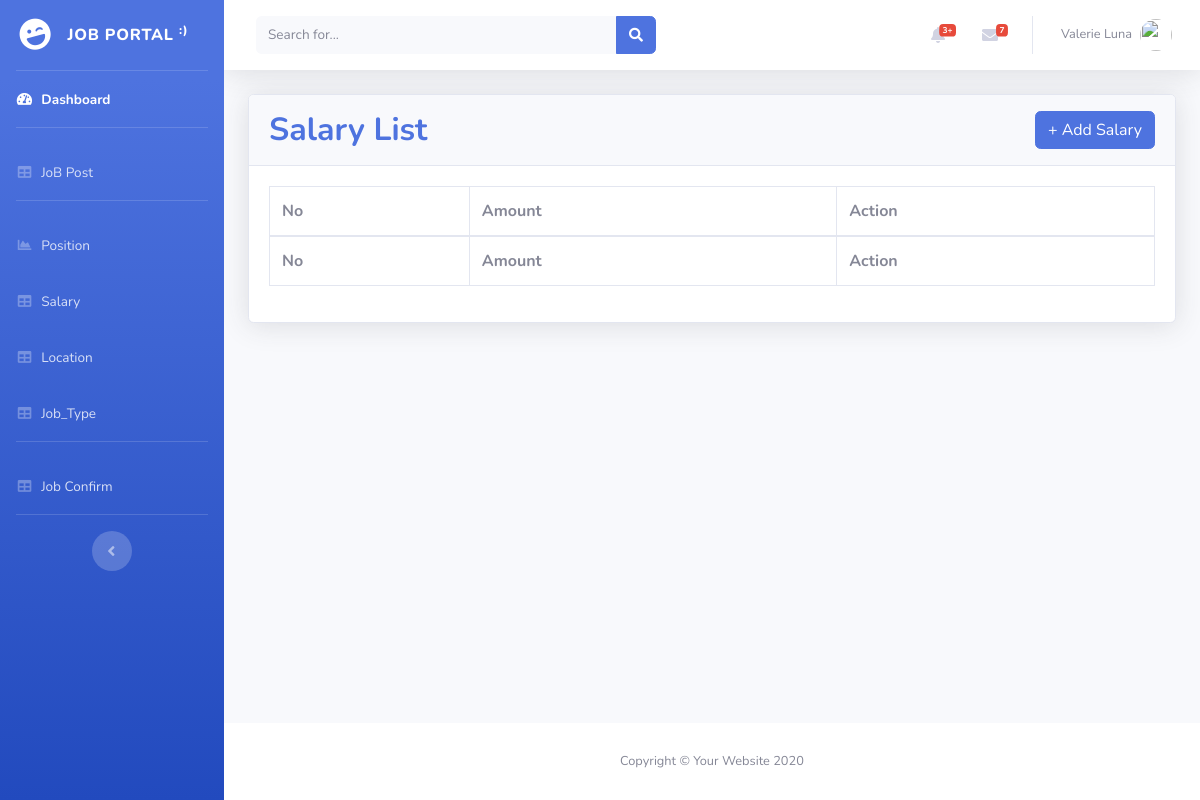
Before: /Backend/salary_list.php with the older database file.
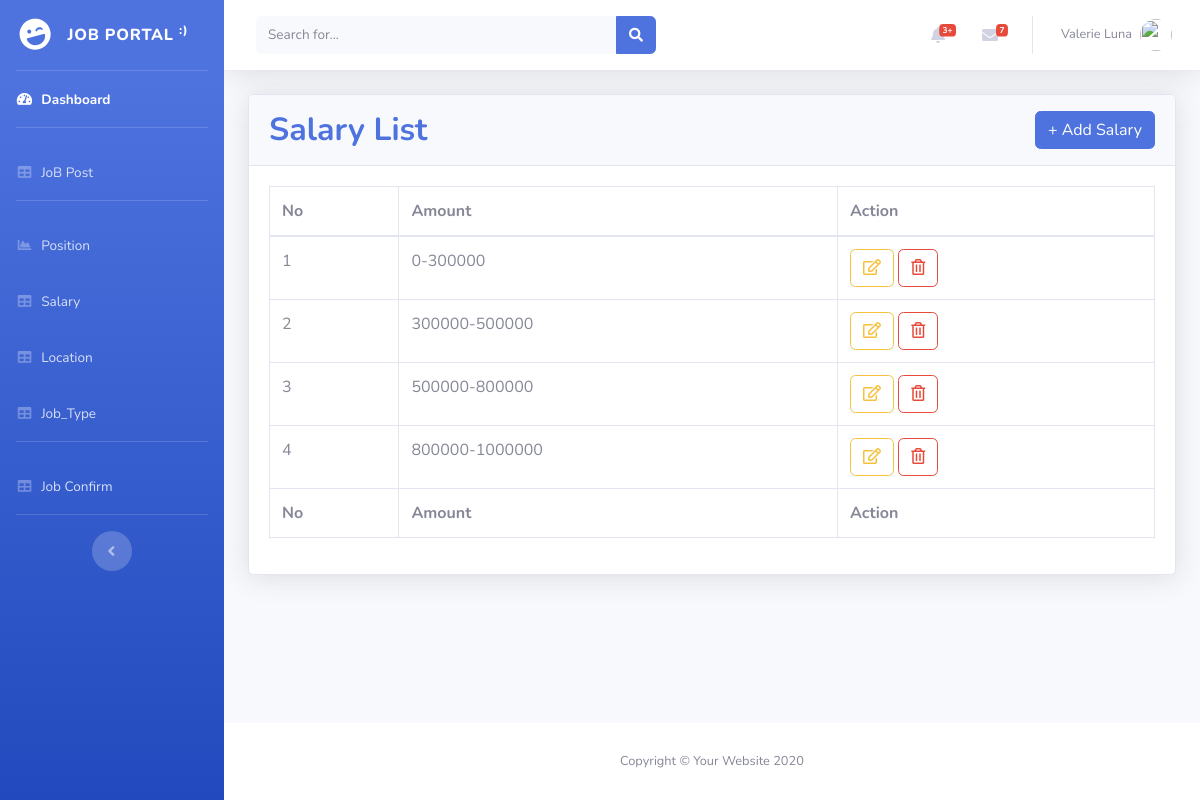
After: the same page with the newer database file.
### tables this page shows
CREATE TABLE `salaries` (
  `id` int(11) NOT NULL,
  `amount` varchar(255) NOT NULL,
  `created_at` timestamp NOT NULL DEFAULT current_timestamp(),
  `updated_at` timestamp NOT NULL DEFAULT current_timestamp()
);

### Backend/salary_list.php (the view)
<?php
	include 'header.php';
	include 'dbconnect.php';
?>
<div class="container-fluid">
	<div class="card shadow mb-4">
		<div class="card-header py-3">
			<h2 class="m-0 font-weight-bold text-primary d-inline-block">Salary List</h2>
			<a href="salary_create.php" class="btn btn-primary float-right">+ Add Salary</a>
		</div>
		<div class="card-body">
			<div class="table-responsive">
				<table class="table table-bordered" id="dataTable" width="100%" cellspacing="0">
					<thead>
						<tr>
							<th>No</th>
							<th>Amount</th>
							<th>Action</th>
						</tr>
					</thead>
					<tfoot>
						<tr>
							<th>No</th>
							<th>Amount</th>
							<th>Action</th>
						</tr>
					</tfoot>
					<tbody>
						<?php
						  $sql="SELECT * from salaries";
						  $stmt=$pdo->prepare($sql);
						  $stmt->execute();
						  $rows= $stmt->fetchAll();
						  $j=1;
						  foreach ($rows as $salary):
						    $id = $salary['id'];
						    $amount = $salary['amount'];
						    ?>
						<tr>
							<td><?= $j++ ?></td>
							<td><?= $amount ?></td>
							<td>
								<a href="salary_edit.php?id=<?= $id ?>" class="btn btn-outline-warning"><i class="far fa-edit"></i></a>
								<a href="salary_delete.php?id=<?= $id ?>" class="btn btn-outline-danger" onclick="return confirm('Are You Sure Delete?')"><i class="far fa-trash-alt"></i></a>
							</td>
						</tr>
						<?php endforeach; ?>
					</tbody>
				</table>
			</div>
		</div>
	</div>
</div>
<?php include 'footer.php'; ?>

Changed rows visible on the page:
added salaries: amount "0-300000"
added salaries: amount "300000-500000"
added salaries: amount "500000-800000"
added salaries: amount "800000-1000000"
